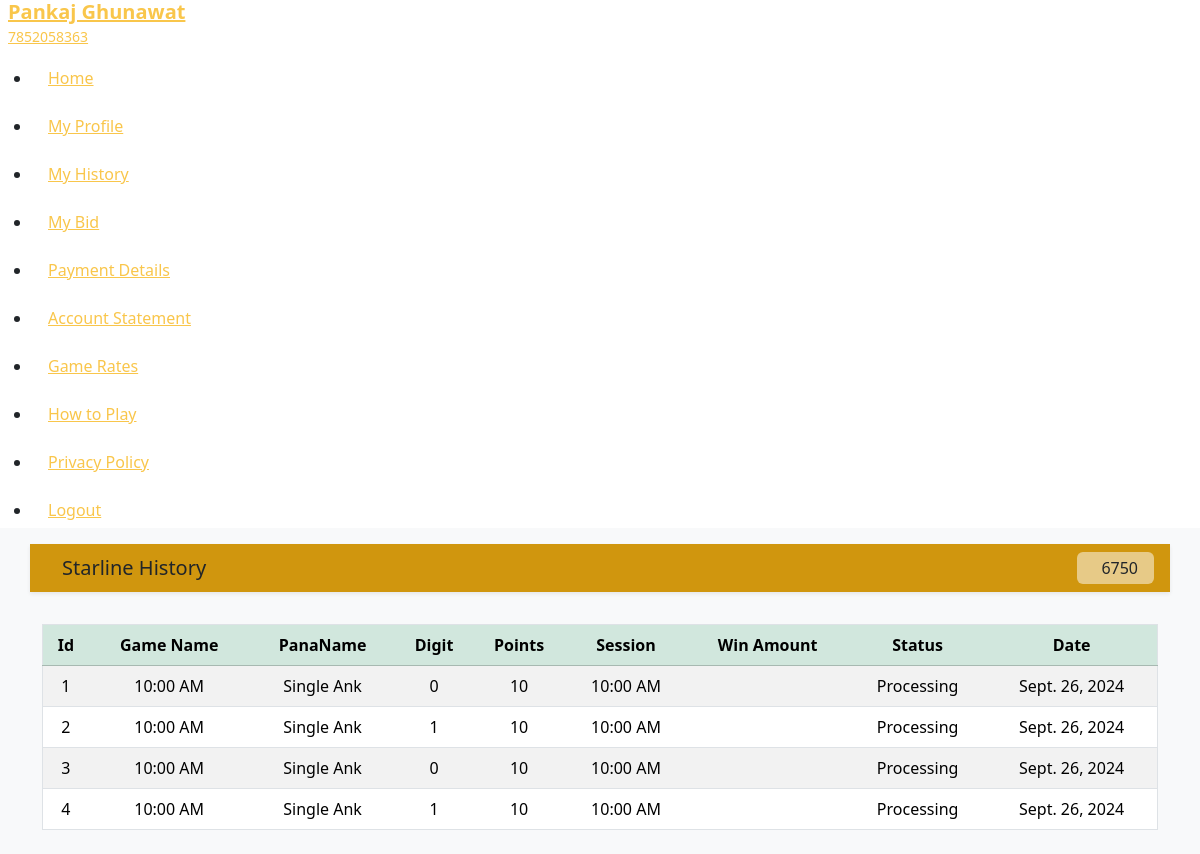
/starline-bid-history (signed in), run on the app's committed database.
### app/models.py (models this page shows, shortened)
class customer(models.Model):
    user=models.ForeignKey(User,on_delete=models.CASCADE)
    name=models.CharField(max_length=225)
    mobile=models.CharField(max_length=225)
    password=models.CharField(max_length=125)
    email=models.CharField(max_length=225,null="",blank=True)
    wallet=models.IntegerField(default=0)
    status=models.CharField(max_length=225,default="no",blank=True)
    join=models.DateTimeField(auto_now_add=True, blank=True)
    def __str__(self):
     return self.user.first_name

class StarlineBeting(models.Model):
   bettingid=models.CharField(max_length=225,null="",blank=True)
   mobile=models.CharField(max_length=225,null="",blank=True)
   name=models.CharField(max_length=225,null="",blank=True)
   pana=models.CharField(max_length=225,null="",blank=True)
   digit=models.CharField(max_length=225,null="",blank=True)
   points=models.CharField(max_length=225,null="",blank=True)
   gametype=models.CharField(max_length=225,null="",blank=True)
   WinAmount=models.CharField(max_length=225,null="",blank=True)
   status=models.CharField(max_length=225,null="",blank=True)
   join=models.DateField(blank=True)

### app/views.py (the view)
# urls.py: path('starline-bid-history',views.StarlineBidHistory,name="StarlineBidHistory page"),
def StarlineBidHistory(request):
    if not request.user.is_authenticated:
        return redirect(loginpg)
    user=request.user
    client=customer.objects.get(user=user)
    dt=StarlineBeting.objects.filter(mobile=client.mobile)
    return render(request,"StarlineBidHistory.html",{"client":client,"dt":dt})

### templates/StarlineBidHistory.html (shortened to what this page needs)
<!doctype html>
<html lang="en">
<head>
  <link rel="stylesheet" href="https://dpboss777.co.in/assets/frontend/assets/css/custom.css">
  <link rel="stylesheet" href="https://cdn.jsdelivr.net/npm/boxicons@latest/css/boxicons.min.css" />
  <link rel="stylesheet" href="https://dpboss777.co.in/assets/frontend/assets/css/bootstrap.min.css">
  <link href="https://cdn.jsdelivr.net/npm/remixicon@3.6.0/fonts/remixicon.css" rel="stylesheet">
  <link rel="stylesheet" href="https://cdnjs.cloudflare.com/ajax/libs/izitoast/1.4.0/css/iziToast.css" />
</head>
<body>
  <div class="main-wrapper" id="body-pd">
<div class="sidenav d-flex flex-column justify-content-between" id="nav-bar">
  <div class="sidebody">
    <div class="sidebar-logo">
      <a href="index.html" class="d-flex align-items-center">
        <div class="logo-info">
          <h2 class="fw-bold fs-5 m-0" >{{client}}</h2>
          <small class="m-0">{{client.mobile}}</small>
        </div>
      </a>
    </div>
    <ul class="sidebar-menu" id="nav_accordion">
      <li class="nav-item">
        <a href="/games">
          <span class="mm-text dash-item">Home</span>
        </a>
      </li>
      <li class="nav-item">
        <a href="/myprofile">
          <span class="mm-text dash-item">My Profile</span>
        </a>
      </li>
                <li class="nav-item">
        <a href="/history">
          <span class="mm-text dash-item">My History</span>
        </a>
      </li>
      <li class="nav-item">
        <a href="/bid-history">
          <span class="mm-text dash-item">My Bid</span>
        </a>
      </li>
      <li class="nav-item">
        <a href="/payment">
          <span class="mm-text dash-item">Payment Details</span>
        </a>
      </li>
      <li class="nav-item">
        <a href="/passbook">
          <span class="mm-text dash-item">Account Statement</span>
        </a>
      </li>
      <li class="nav-item">
        <a href="/gameprice">
          <span class="mm-text dash-item">Game Rates</span>
        </a>
      </li>
      <li class="nav-item">
        <a href="/howtoplay">
          <span class="mm-text dash-item">How to Play</span>
        </a>
      </li>
                <li class="nav-item">
        <a href="/privacypolicy">
          <span class="mm-text dash-item">Privacy Policy</span>
        </a>
      </li>
      <li class="nav-item">
          <a href="/Elogout" ><span class="mm-text dash-item">Logout</span></a>
      </li>
    </ul>
  </div>
</div>
    <main class="fullheight bg-light">
        <div class="main-body">
            <div class="home-wraper">
                <div class="container">
<div class="row gy-3 gameopen justify-content-center pb-2">
            <div class="col-sm-12 my-3 px-0 sticky-top">
              <div class="bg-info shadow-sm px-3 py-2 d-flex align-items-center justify-content-between" style="background-color: #d0960e !important;">
                  <h5 class="fw-semibild m-0"><a href="/history"></a>Starline History </h5>
                  <div class="wallet px-3 py-1 rounded-2 bg-white bg-opacity-50">
                   <span class="ms-2 fs-6">{{client.wallet}}</span>
                </div>
              </div>
            </div>
                          <div class="table-responsive">
                            <table class="table border table-hove table-striped">
                              <thead class="table-success">
                                <tr class="text-center">
                                  <th>Id</th>
                                  <th>Game Name</th>
                                  <th>PanaName</th>
                                  <th>Digit</th>
                                  <th>Points</th>
                                  <th>Session</th>
                                  <th>Win Amount</th>
                                  <th>Status</th>
                                  <th>Date</th>
                                </tr>
                              </thead>
                              <tbody>
                                {% for i in dt %}
                                <tr class="text-center">
                                  <td>{{forloop.counter}}</td>
                                  <td>{{i.name}}</td>
                                  <td>{{i.pana}}</td>
                                  <td>{{i.digit}}</td>
                                  <td>{{i.points}}</td>
                                  <td>{{i.name}}</td>
                                  <td>{{i.WinAmount}}</td>
                                  <td>{{i.status}}</td>
                                  <td>{{i.join}}</td>
                                </tr>
                                {% endfor %}
                              </tbody>
                            </table>
                          </div>
                      </div>
                </div>
            </div>
        </div>
    </main>
  </div>
</body>
</html>

### data on the page
customer: user.first_name "Pankaj Ghunawat", mobile "7852058363", wallet "6750"
StarlineBeting: name "10:00 AM", pana "Single Ank", digit "0", points "10", status "Processing", join "Sept. 26, 2024"
StarlineBeting: name "10:00 AM", pana "Single Ank", digit "1", points "10", status "Processing", join "Sept. 26, 2024"
StarlineBeting: name "10:00 AM", pana "Single Ank", digit "0", points "10", status "Processing", join "Sept. 26, 2024"
StarlineBeting: name "10:00 AM", pana "Single Ank", digit "1", points "10", status "Processing", join "Sept. 26, 2024"
